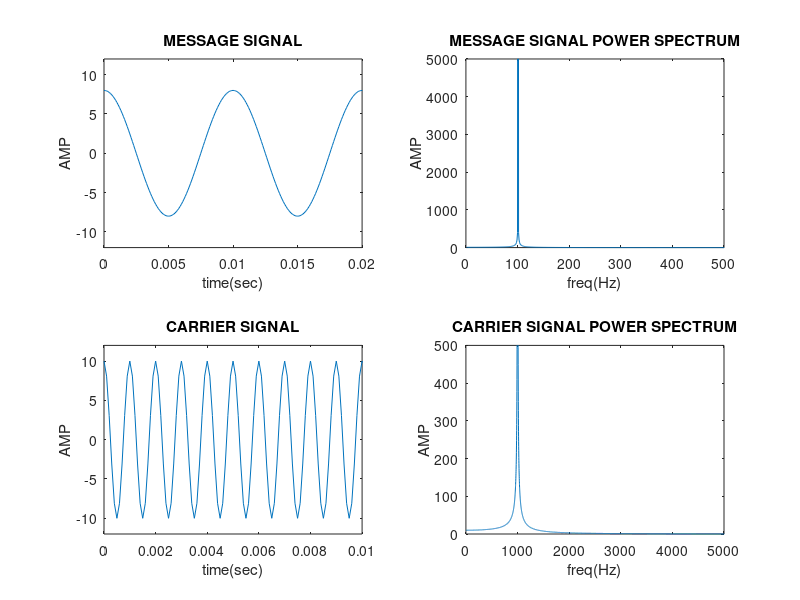
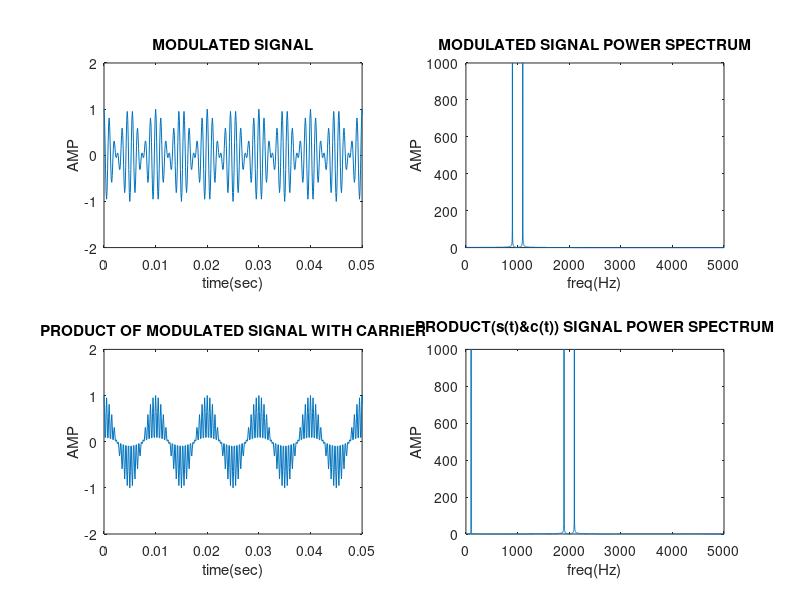
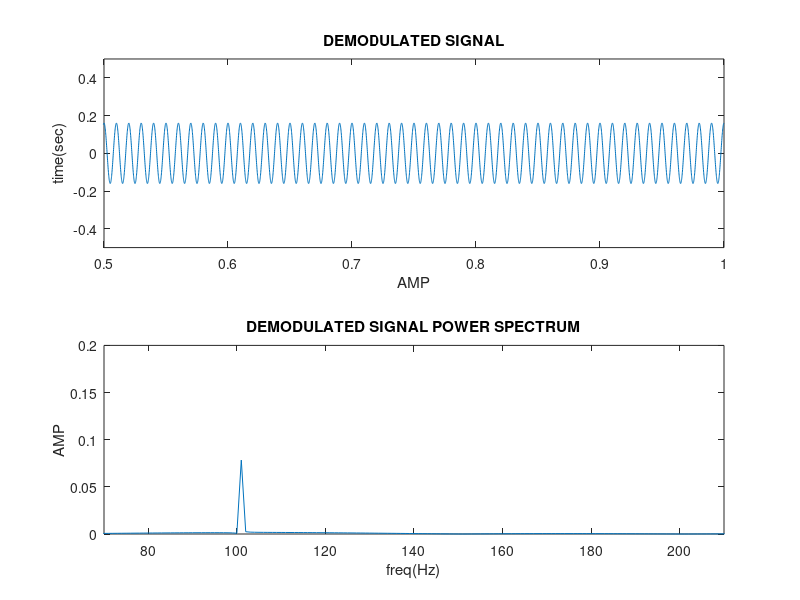

Reproduce these figures in MATLAB, in order.
clear all;
close all;
Ac = 10;
Am = 8;
Fm = 100;
Fc = 1000;
Fs=10000;
t=0:0.0001:1;
f=0:1:10000;
u=Am/Ac;
mt = Am*cos(2*pi*Fm*t);
ct = Ac*cos(2*pi*Fc*t);

figure(1);
subplot(2,2,1)
plot(t,mt);
axis([0 .02 -12 12]);
xlabel('time(sec)');
ylabel('AMP');
title('MESSAGE SIGNAL');

subplot(2,2,2)
a1=abs(fft(mt));
plot(a1);
axis([0 500 0 5000]);
xlabel('freq(Hz)');
ylabel('AMP');
title('MESSAGE SIGNAL POWER SPECTRUM');

subplot(2,2,3)
plot(t,ct)
title('Carrier');
axis([0 .01 -12 12]);
xlabel('time(sec)');
ylabel('AMP');
title('CARRIER SIGNAL');

subplot(2,2,4)
a1=abs(fft(ct));
plot(a1);
axis([0 5000 0 500]);
xlabel('freq(Hz)');
ylabel('AMP');
title('CARRIER SIGNAL POWER SPECTRUM');

figure(2);
st=cos(2*pi*Fm*t).*cos(2*pi*Fc*t);
subplot(2,2,1)
plot(t,st);
axis([0 .05 -2 2]);
xlabel('time(sec)');
ylabel('AMP');
title('MODULATED SIGNAL');

subplot(2,2,2)
a1=abs(fft(st));
plot(a1);
axis([0 5000 0 1000]);
xlabel('freq(Hz)');
ylabel('AMP');
title('MODULATED SIGNAL POWER SPECTRUM');

pt=st.*cos(2*pi*Fc*t);
subplot(2,2,3);
plot(t,pt);
axis([0 .05 -2 2]);
xlabel('time(sec)');
ylabel('AMP');
title('PRODUCT OF MODULATED SIGNAL WITH CARRIER');

subplot(2,2,4)
a1=abs(fft(pt));
plot(a1);
axis([0 5000 0 1000]);
xlabel('freq(Hz)');
ylabel('AMP');
title('PRODUCT(s(t)&c(t)) SIGNAL POWER SPECTRUM');

figure(3);
w=2*pi*(Fm/Fs);
n=-200:200;
y1=filter((w/pi).*sinc(w.*n),1,pt);
subplot(2,1,1);
plot(t,y1);
title('DEMODULATED SIGNAL');
xlabel('AMP');
ylabel('time(sec)');
axis([0.5 1 -0.5 0.5]);

new_mes=(1/10000).*fft(y1);
c=abs(new_mes);
subplot(2,1,2);
plot(c);
axis([70 210 0 0.2]);
title('DEMODULATED SIGNAL POWER SPECTRUM');
xlabel('freq(Hz)');
ylabel('AMP');



